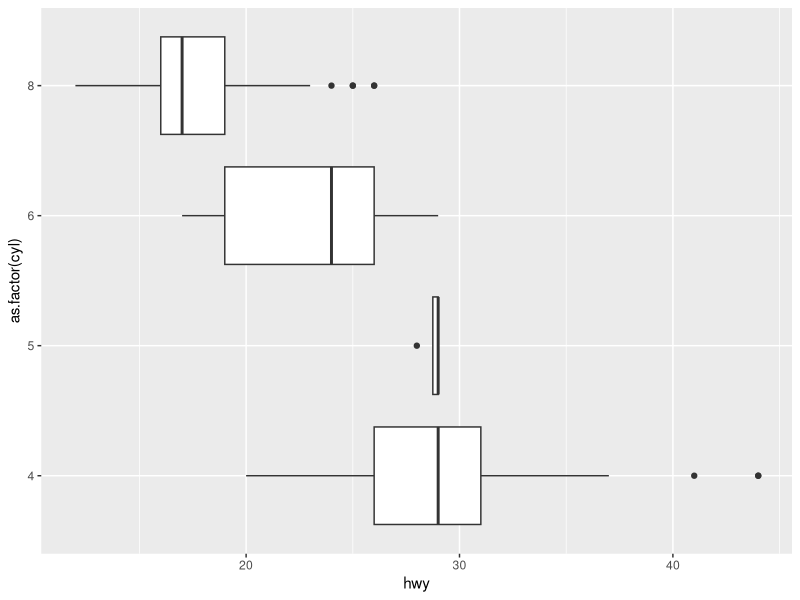
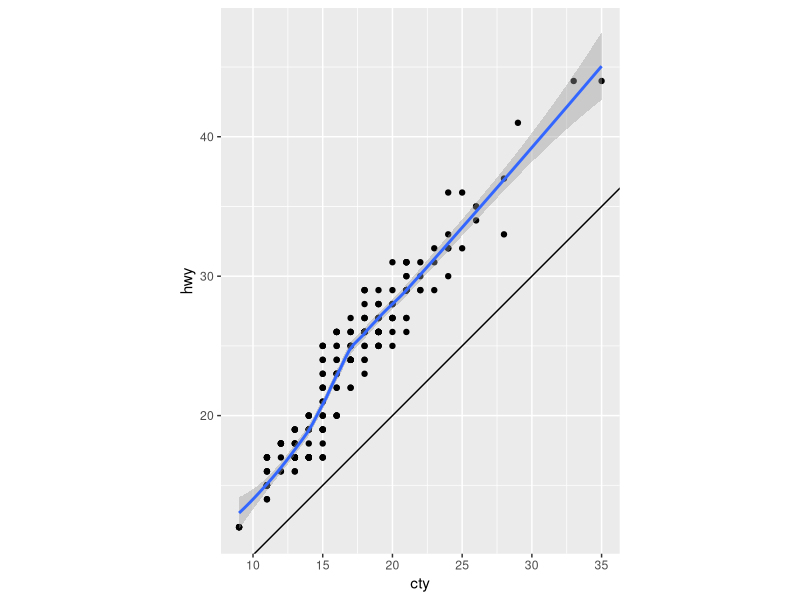

Source code (R) for these figures, in order:
library(tidyverse) #load the tidyverse library first
mpg #load the dataset next

# Question 1 (code to make boxplot for cylinders and fuel efficiency)

mpg$cyl #Displayed all values of cyl and hwy to understand data better
mpg$hwy

ggplot(data=mpg)+
  geom_boxplot(mapping=aes(x=as.factor(cyl),y=hwy))+coord_flip()

# Question 2

ggplot(data = mpg, mapping = aes(x = cty, y = hwy)) +
  geom_point() + 
  geom_abline() +
  coord_fixed() +
  geom_smooth()   # I added geom_smooth() to double check if my observations
                  # about geom_abline() showing a positive correlation between cty and hwy were correct

# Question 3


